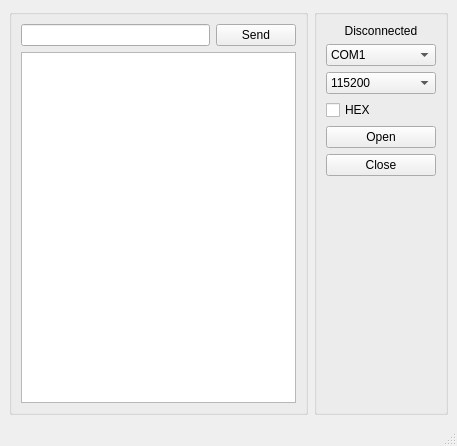
<?xml version="1.0" encoding="UTF-8"?>
<ui version="4.0">
 <class>Serial</class>
 <widget class="QMainWindow" name="Serial">
  <property name="geometry">
   <rect>
    <x>0</x>
    <y>0</y>
    <width>457</width>
    <height>446</height>
   </rect>
  </property>
  <property name="windowTitle">
   <string>Serial</string>
  </property>
  <widget class="QWidget" name="centralwidget">
   <layout class="QHBoxLayout" name="horizontalLayout_2">
    <item>
     <widget class="QGroupBox" name="groupBox">
      <property name="title">
       <string/>
      </property>
      <layout class="QVBoxLayout" name="verticalLayout">
       <item>
        <layout class="QHBoxLayout" name="horizontalLayout">
         <item>
          <widget class="QLineEdit" name="lint_send_data"/>
         </item>
         <item>
          <widget class="QPushButton" name="btn_send">
           <property name="text">
            <string>Send</string>
           </property>
          </widget>
         </item>
        </layout>
       </item>
       <item>
        <widget class="QPlainTextEdit" name="play_Text"/>
       </item>
      </layout>
     </widget>
    </item>
    <item>
     <widget class="QGroupBox" name="groupBox_2">
      <property name="title">
       <string/>
      </property>
      <layout class="QVBoxLayout" name="verticalLayout_3">
       <item>
        <layout class="QVBoxLayout" name="verticalLayout_2">
         <item>
          <widget class="QLabel" name="Lab_status">
           <property name="minimumSize">
            <size>
             <width>110</width>
             <height>0</height>
            </size>
           </property>
           <property name="text">
            <string>Disconnected</string>
           </property>
           <property name="alignment">
            <set>Qt::AlignCenter</set>
           </property>
          </widget>
         </item>
         <item>
          <widget class="QComboBox" name="cmb_port_name">
           <item>
            <property name="text">
             <string>COM1</string>
            </property>
           </item>
           <item>
            <property name="text">
             <string>COM2</string>
            </property>
           </item>
           <item>
            <property name="text">
             <string>COM3</string>
            </property>
           </item>
           <item>
            <property name="text">
             <string>COM4</string>
            </property>
           </item>
           <item>
            <property name="text">
             <string>COM5</string>
            </property>
           </item>
           <item>
            <property name="text">
             <string>COM6</string>
            </property>
           </item>
           <item>
            <property name="text">
             <string>COM7</string>
            </property>
           </item>
           <item>
            <property name="text">
             <string>COM8</string>
            </property>
           </item>
          </widget>
         </item>
         <item>
          <widget class="QComboBox" name="cmb_baud_rate">
           <item>
            <property name="text">
             <string>115200</string>
            </property>
           </item>
           <item>
            <property name="text">
             <string>57600</string>
            </property>
           </item>
           <item>
            <property name="text">
             <string>38400</string>
            </property>
           </item>
           <item>
            <property name="text">
             <string>19200</string>
            </property>
           </item>
           <item>
            <property name="text">
             <string>9600</string>
            </property>
           </item>
           <item>
            <property name="text">
             <string>4800</string>
            </property>
           </item>
           <item>
            <property name="text">
             <string>2400</string>
            </property>
           </item>
           <item>
            <property name="text">
             <string>1200</string>
            </property>
           </item>
          </widget>
         </item>
         <item>
          <widget class="QCheckBox" name="checkBox">
           <property name="text">
            <string>HEX</string>
           </property>
          </widget>
         </item>
         <item>
          <widget class="QPushButton" name="btn_open">
           <property name="text">
            <string>Open</string>
           </property>
          </widget>
         </item>
         <item>
          <widget class="QPushButton" name="btn_close">
           <property name="text">
            <string>Close</string>
           </property>
          </widget>
         </item>
         <item>
          <spacer name="verticalSpacer">
           <property name="orientation">
            <enum>Qt::Vertical</enum>
           </property>
           <property name="sizeHint" stdset="0">
            <size>
             <width>20</width>
             <height>40</height>
            </size>
           </property>
          </spacer>
         </item>
        </layout>
       </item>
      </layout>
     </widget>
    </item>
   </layout>
  </widget>
  <widget class="QStatusBar" name="statusbar"/>
  <action name="action1">
   <property name="text">
    <string>1</string>
   </property>
  </action>
  <action name="action2">
   <property name="text">
    <string>2</string>
   </property>
  </action>
 </widget>
 <resources/>
 <connections/>
</ui>
